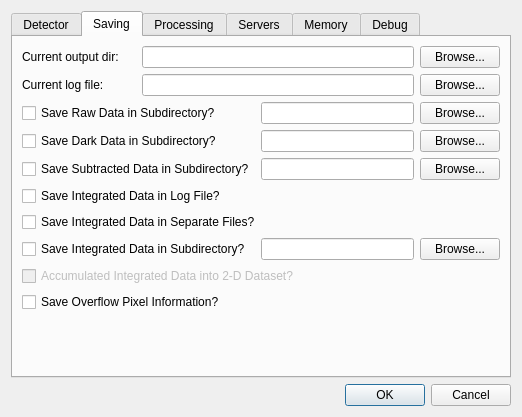
<?xml version="1.0" encoding="UTF-8"?>
<ui version="4.0">
 <class>QxrdPreferencesDialog</class>
 <widget class="QDialog" name="QxrdPreferencesDialog">
  <property name="geometry">
   <rect>
    <x>0</x>
    <y>0</y>
    <width>522</width>
    <height>417</height>
   </rect>
  </property>
  <property name="windowTitle">
   <string>Qxrd Preferences</string>
  </property>
  <layout class="QGridLayout" name="gridLayout_2">
   <item row="2" column="0">
    <widget class="QDialogButtonBox" name="buttonBox">
     <property name="orientation">
      <enum>Qt::Horizontal</enum>
     </property>
     <property name="standardButtons">
      <set>QDialogButtonBox::Cancel|QDialogButtonBox::Ok</set>
     </property>
    </widget>
   </item>
   <item row="0" column="0">
    <widget class="QTabWidget" name="Saving">
     <property name="currentIndex">
      <number>1</number>
     </property>
     <widget class="QWidget" name="detector">
      <attribute name="title">
       <string>Detector</string>
      </attribute>
      <layout class="QGridLayout" name="gridLayout_3">
       <item row="0" column="0">
        <widget class="QLabel" name="label">
         <property name="text">
          <string>Detector Type:</string>
         </property>
         <property name="alignment">
          <set>Qt::AlignRight|Qt::AlignTrailing|Qt::AlignVCenter</set>
         </property>
        </widget>
       </item>
       <item row="0" column="1">
        <widget class="QComboBox" name="m_DetectorTypeCombo"/>
       </item>
       <item row="1" column="0" colspan="2">
        <widget class="QStackedWidget" name="m_DetectorPrefsStack">
         <property name="currentIndex">
          <number>0</number>
         </property>
         <widget class="QWidget" name="m_SimulatedDetectorPrefs">
          <widget class="QLabel" name="label_4">
           <property name="geometry">
            <rect>
             <x>50</x>
             <y>60</y>
             <width>231</width>
             <height>16</height>
            </rect>
           </property>
           <property name="text">
            <string>Simulated Detector</string>
           </property>
          </widget>
         </widget>
         <widget class="QWidget" name="m_PEDetectorPrefs">
          <widget class="QLabel" name="label_5">
           <property name="geometry">
            <rect>
             <x>40</x>
             <y>40</y>
             <width>281</width>
             <height>16</height>
            </rect>
           </property>
           <property name="text">
            <string>Perkin Elmer Flat Panel Detector</string>
           </property>
          </widget>
         </widget>
         <widget class="QWidget" name="m_PilatusDetectorPrefs">
          <widget class="QLabel" name="label_6">
           <property name="geometry">
            <rect>
             <x>30</x>
             <y>20</y>
             <width>211</width>
             <height>16</height>
            </rect>
           </property>
           <property name="text">
            <string>Pilatus Pixel Array Detector</string>
           </property>
          </widget>
          <widget class="QLabel" name="label_7">
           <property name="geometry">
            <rect>
             <x>30</x>
             <y>60</y>
             <width>251</width>
             <height>16</height>
            </rect>
           </property>
           <property name="text">
            <string>Not yet implemented</string>
           </property>
          </widget>
         </widget>
         <widget class="QWidget" name="m_EpicsDetectorPrefs">
          <widget class="QLabel" name="label_8">
           <property name="geometry">
            <rect>
             <x>30</x>
             <y>20</y>
             <width>211</width>
             <height>16</height>
            </rect>
           </property>
           <property name="text">
            <string>Epics Area Detector</string>
           </property>
          </widget>
          <widget class="QLabel" name="label_9">
           <property name="geometry">
            <rect>
             <x>30</x>
             <y>60</y>
             <width>281</width>
             <height>16</height>
            </rect>
           </property>
           <property name="text">
            <string>Not yet implemented</string>
           </property>
          </widget>
         </widget>
        </widget>
       </item>
      </layout>
     </widget>
     <widget class="QWidget" name="tab_2">
      <attribute name="title">
       <string>Saving</string>
      </attribute>
      <layout class="QGridLayout" name="gridLayout_7">
       <item row="2" column="0" colspan="2">
        <widget class="QCheckBox" name="m_SaveRawInSubdir">
         <property name="text">
          <string>Save Raw Data in Subdirectory?</string>
         </property>
        </widget>
       </item>
       <item row="2" column="2" colspan="2">
        <widget class="QLineEdit" name="m_SaveRawSubdir"/>
       </item>
       <item row="2" column="4">
        <widget class="QPushButton" name="m_SaveRawBrowse">
         <property name="text">
          <string>Browse...</string>
         </property>
        </widget>
       </item>
       <item row="3" column="0" colspan="2">
        <widget class="QCheckBox" name="m_SaveDarkInSubdir">
         <property name="text">
          <string>Save Dark Data in Subdirectory?</string>
         </property>
        </widget>
       </item>
       <item row="3" column="2" colspan="2">
        <widget class="QLineEdit" name="m_SaveDarkSubdir"/>
       </item>
       <item row="3" column="4">
        <widget class="QPushButton" name="m_SaveDarkBrowse">
         <property name="text">
          <string>Browse...</string>
         </property>
        </widget>
       </item>
       <item row="4" column="0" colspan="2">
        <widget class="QCheckBox" name="m_SaveSubtractedInSubdir">
         <property name="text">
          <string>Save Subtracted Data in Subdirectory?</string>
         </property>
        </widget>
       </item>
       <item row="4" column="2" colspan="2">
        <widget class="QLineEdit" name="m_SaveSubtractedSubdir"/>
       </item>
       <item row="4" column="4">
        <widget class="QPushButton" name="m_SaveSubtractedBrowse">
         <property name="text">
          <string>Browse...</string>
         </property>
        </widget>
       </item>
       <item row="6" column="0" colspan="4">
        <widget class="QCheckBox" name="m_SaveIntegratedInSeparateFiles">
         <property name="text">
          <string>Save Integrated Data in Separate Files?</string>
         </property>
        </widget>
       </item>
       <item row="7" column="0" colspan="2">
        <widget class="QCheckBox" name="m_SaveIntegratedInSubdir">
         <property name="text">
          <string>Save Integrated Data in Subdirectory?</string>
         </property>
        </widget>
       </item>
       <item row="7" column="2" colspan="2">
        <widget class="QLineEdit" name="m_SaveIntegratedSubdir"/>
       </item>
       <item row="7" column="4">
        <widget class="QPushButton" name="m_SaveIntegratedBrowse">
         <property name="text">
          <string>Browse...</string>
         </property>
        </widget>
       </item>
       <item row="10" column="1">
        <spacer name="verticalSpacer_5">
         <property name="orientation">
          <enum>Qt::Vertical</enum>
         </property>
         <property name="sizeHint" stdset="0">
          <size>
           <width>108</width>
           <height>139</height>
          </size>
         </property>
        </spacer>
       </item>
       <item row="8" column="0" colspan="5">
        <widget class="QCheckBox" name="m_AccumulateIntegrated2D">
         <property name="enabled">
          <bool>false</bool>
         </property>
         <property name="text">
          <string>Accumulated Integrated Data into 2-D Dataset?</string>
         </property>
         <property name="checkable">
          <bool>true</bool>
         </property>
        </widget>
       </item>
       <item row="0" column="1" colspan="3">
        <widget class="QLineEdit" name="m_CurrentOutputDirectory"/>
       </item>
       <item row="0" column="0">
        <widget class="QLabel" name="label_2">
         <property name="text">
          <string>Current output dir:</string>
         </property>
        </widget>
       </item>
       <item row="0" column="4">
        <widget class="QPushButton" name="m_CurrentOutputBrowse">
         <property name="text">
          <string>Browse...</string>
         </property>
        </widget>
       </item>
       <item row="1" column="0">
        <widget class="QLabel" name="label_10">
         <property name="text">
          <string>Current log file:</string>
         </property>
        </widget>
       </item>
       <item row="1" column="1" colspan="3">
        <widget class="QLineEdit" name="m_CurrentLogFile"/>
       </item>
       <item row="1" column="4">
        <widget class="QPushButton" name="m_CurrentLogfileBrowse">
         <property name="text">
          <string>Browse...</string>
         </property>
        </widget>
       </item>
       <item row="5" column="0" colspan="4">
        <widget class="QCheckBox" name="m_SaveIntegratedInLogFile">
         <property name="text">
          <string>Save Integrated Data in Log File?</string>
         </property>
        </widget>
       </item>
       <item row="9" column="0" colspan="5">
        <widget class="QCheckBox" name="m_SaveOverflowFiles">
         <property name="enabled">
          <bool>true</bool>
         </property>
         <property name="toolTip">
          <string>Save info about overflowed pixels in .overflow file</string>
         </property>
         <property name="text">
          <string>Save Overflow Pixel Information?</string>
         </property>
         <property name="checkable">
          <bool>true</bool>
         </property>
        </widget>
       </item>
      </layout>
     </widget>
     <widget class="QWidget" name="tab_3">
      <attribute name="title">
       <string>Processing</string>
      </attribute>
      <layout class="QGridLayout" name="gridLayout_4">
       <item row="0" column="0">
        <widget class="QCheckBox" name="checkBox">
         <property name="enabled">
          <bool>false</bool>
         </property>
         <property name="text">
          <string>Use CUDA device if available</string>
         </property>
        </widget>
       </item>
       <item row="1" column="0">
        <spacer name="verticalSpacer_4">
         <property name="orientation">
          <enum>Qt::Vertical</enum>
         </property>
         <property name="sizeHint" stdset="0">
          <size>
           <width>20</width>
           <height>40</height>
          </size>
         </property>
        </spacer>
       </item>
      </layout>
     </widget>
     <widget class="QWidget" name="tab">
      <attribute name="title">
       <string>Servers</string>
      </attribute>
      <layout class="QGridLayout" name="gridLayout_6">
       <item row="0" column="0">
        <widget class="QCheckBox" name="m_RunSpecServer">
         <property name="text">
          <string>Run 'spec' server socket</string>
         </property>
        </widget>
       </item>
       <item row="0" column="1">
        <layout class="QHBoxLayout" name="horizontalLayout">
         <item>
          <widget class="QLabel" name="label_15">
           <property name="text">
            <string>On Port:</string>
           </property>
           <property name="alignment">
            <set>Qt::AlignRight|Qt::AlignTrailing|Qt::AlignVCenter</set>
           </property>
          </widget>
         </item>
         <item>
          <widget class="QSpinBox" name="m_SpecServerPort">
           <property name="buttonSymbols">
            <enum>QAbstractSpinBox::NoButtons</enum>
           </property>
          </widget>
         </item>
        </layout>
       </item>
       <item row="1" column="0">
        <widget class="QCheckBox" name="m_RunSimpleServer">
         <property name="text">
          <string>Run 'simple' server socket</string>
         </property>
        </widget>
       </item>
       <item row="1" column="1">
        <layout class="QHBoxLayout" name="horizontalLayout_2">
         <item>
          <widget class="QLabel" name="label_16">
           <property name="text">
            <string>On Port:</string>
           </property>
           <property name="alignment">
            <set>Qt::AlignRight|Qt::AlignTrailing|Qt::AlignVCenter</set>
           </property>
          </widget>
         </item>
         <item>
          <widget class="QSpinBox" name="m_SimpleServerPort">
           <property name="buttonSymbols">
            <enum>QAbstractSpinBox::NoButtons</enum>
           </property>
          </widget>
         </item>
        </layout>
       </item>
       <item row="2" column="0">
        <spacer name="verticalSpacer_3">
         <property name="orientation">
          <enum>Qt::Vertical</enum>
         </property>
         <property name="sizeHint" stdset="0">
          <size>
           <width>20</width>
           <height>134</height>
          </size>
         </property>
        </spacer>
       </item>
      </layout>
     </widget>
     <widget class="QWidget" name="memory">
      <attribute name="title">
       <string>Memory</string>
      </attribute>
      <layout class="QGridLayout" name="gridLayout_5">
       <item row="0" column="0">
        <widget class="QLabel" name="label_14">
         <property name="text">
          <string>Memory to reserve for images in 32 bit systems (MB):</string>
         </property>
        </widget>
       </item>
       <item row="0" column="1">
        <widget class="QSpinBox" name="m_ReservedMemory32"/>
       </item>
       <item row="2" column="1">
        <spacer name="verticalSpacer_2">
         <property name="orientation">
          <enum>Qt::Vertical</enum>
         </property>
         <property name="sizeHint" stdset="0">
          <size>
           <width>20</width>
           <height>180</height>
          </size>
         </property>
        </spacer>
       </item>
       <item row="1" column="1">
        <widget class="QSpinBox" name="m_ReservedMemory64"/>
       </item>
       <item row="1" column="0">
        <widget class="QLabel" name="label_17">
         <property name="text">
          <string>Memory to reserve for images in 64 bit systems (MB):</string>
         </property>
        </widget>
       </item>
      </layout>
     </widget>
     <widget class="QWidget" name="debug">
      <attribute name="title">
       <string>Debug</string>
      </attribute>
      <layout class="QGridLayout" name="gridLayout">
       <item row="0" column="0">
        <widget class="QLabel" name="label_3">
         <property name="text">
          <string>Debug Level</string>
         </property>
         <property name="alignment">
          <set>Qt::AlignRight|Qt::AlignTrailing|Qt::AlignVCenter</set>
         </property>
        </widget>
       </item>
       <item row="0" column="1">
        <widget class="QSpinBox" name="m_DebugLevelSpinBox"/>
       </item>
       <item row="2" column="0" colspan="2">
        <spacer name="verticalSpacer">
         <property name="orientation">
          <enum>Qt::Vertical</enum>
         </property>
         <property name="sizeHint" stdset="0">
          <size>
           <width>289</width>
           <height>180</height>
          </size>
         </property>
        </spacer>
       </item>
       <item row="1" column="0" colspan="2">
        <widget class="QWidget" name="m_DebugWidgets" native="true"/>
       </item>
      </layout>
     </widget>
    </widget>
   </item>
  </layout>
 </widget>
 <resources/>
 <connections>
  <connection>
   <sender>buttonBox</sender>
   <signal>accepted()</signal>
   <receiver>QxrdPreferencesDialog</receiver>
   <slot>accept()</slot>
   <hints>
    <hint type="sourcelabel">
     <x>248</x>
     <y>254</y>
    </hint>
    <hint type="destinationlabel">
     <x>157</x>
     <y>274</y>
    </hint>
   </hints>
  </connection>
  <connection>
   <sender>buttonBox</sender>
   <signal>rejected()</signal>
   <receiver>QxrdPreferencesDialog</receiver>
   <slot>reject()</slot>
   <hints>
    <hint type="sourcelabel">
     <x>316</x>
     <y>260</y>
    </hint>
    <hint type="destinationlabel">
     <x>286</x>
     <y>274</y>
    </hint>
   </hints>
  </connection>
 </connections>
</ui>
